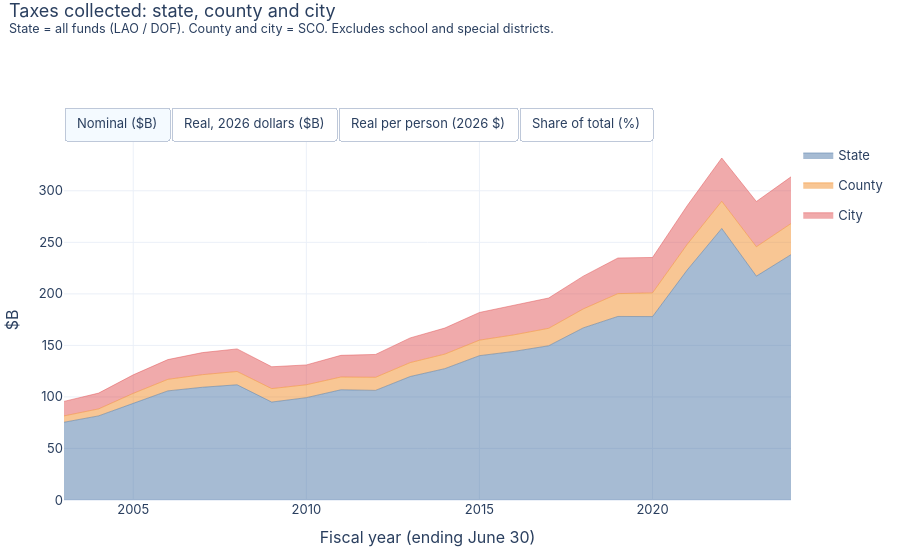

Notebook code cell kept with this figure:
### Markdown cell above
# Total Taxes per Person
State taxes plus city and county taxes, per Californian. This counts taxes California governments *collect*, not what households pay (federal taxes and school-district levies are excluded, and some state tax is paid by businesses and visitors).

### Code cell
import pandas as pd
import plotly.graph_objects as go
import plotly.io as pio
from ca_taxes.io import PROCESSED
from ca_taxes.deflate import add_views, base_fy, LAST_ACTUAL_FY
from ca_taxes.style import stacked_area_toggle, base_layout, PALETTE, SOURCE_NOTE
pio.renderers.default = "plotly_mimetype"
SCO_NOTE = "State = all funds (LAO / DOF). County and city = SCO. Excludes school and special districts."
st = pd.read_csv(PROCESSED / "state_revenue.csv")
lt = pd.read_csv(PROCESSED / "local_taxes.csv")
a = st[st.group == "Tax"].groupby("fy").amount_k.sum().rename("State")
b = lt[lt.govt == "City"].groupby("fy").amount_k.sum().rename("City")
c = lt[lt.govt == "County"].groupby("fy").amount_k.sum().rename("County")
d = pd.concat([a, b, c], axis=1).dropna().reset_index().melt("fy", var_name="level", value_name="amount_k")
d = add_views(d)
d = d[d.fy <= 2024]
stacked_area_toggle(d, "level", "Taxes collected: state, county and city", SCO_NOTE, order=["State", "County", "City"]).show()

### Figure 1 — Plotly figure (JSON) as saved in the notebook; plotly's stock layout.template omitted (floating-point values rounded to 4 significant figures)
{"data": [{"hovertemplate": "%{y:,.1f}", "legendgroup": "State", "line": {"color": "#4e79a7", "width": 0.5}, "mode": "lines", "name": "State", "showlegend": true, "stackgroup": "one", "type": "scatter", "visible": true, "x": [2003, 2004, 2005, 2006, 2007, 2008, 2009, 2010, 2011, 2012, 2013, 2014, 2015, 2016, 2017, 2018, 2019, 2020, 2021, 2022, 2023, 2024], "y": [75.42, 81.61, 93.76, 105.9, 109.4, 111.8, 95.02, 99.28, 106.9, 106.4, 119.8, 127.4, 140.0, 144.2, 149.7, 167.0, 178.1, 178.0, 223.1, 263.4, 217.2, 238.0]}, {"hovertemplate": "%{y:,.1f}", "legendgroup": "County", "line": {"color": "#f28e2b", "width": 0.5}, "mode": "lines", "name": "County", "showlegend": true, "stackgroup": "one", "type": "scatter", "visible": true, "x": [2003, 2004, 2005, 2006, 2007, 2008, 2009, 2010, 2011, 2012, 2013, 2014, 2015, 2016, 2017, 2018, 2019, 2020, 2021, 2022, 2023, 2024], "y": [6.151, 6.751, 9.668, 11.22, 12.2, 12.89, 13.06, 12.51, 12.4, 12.71, 13.52, 14.13, 15.06, 16.05, 16.92, 18.38, 22.15, 23.0, 24.87, 26.36, 28.47, 30.17]}, {"hovertemplate": "%{y:,.1f}", "legendgroup": "City", "line": {"color": "#e15759", "width": 0.5}, "mode": "lines", "name": "City", "showlegend": true, "stackgroup": "one", "type": "scatter", "visible": true, "x": [2003, 2004, 2005, 2006, 2007, 2008, 2009, 2010, 2011, 2012, 2013, 2014, 2015, 2016, 2017, 2018, 2019, 2020, 2021, 2022, 2023, 2024], "y": [14.11, 15.33, 17.97, 19.14, 21.43, 21.91, 21.2, 19.24, 21.02, 22.15, 23.92, 25.29, 26.87, 28.68, 29.41, 31.8, 34.54, 34.34, 37.52, 42.01, 43.92, 45.32]}, {"hovertemplate": "%{y:,.1f}", "legendgroup": "State", "line": {"color": "#4e79a7", "width": 0.5}, "mode": "lines", "name": "State", "showlegend": false, "stackgroup": "one", "type": "scatter", "visible": false, "x": [2003, 2004, 2005, 2006, 2007, 2008, 2009, 2010, 2011, 2012, 2013, 2014, 2015, 2016, 2017, 2018, 2019, 2020, 2021, 2022, 2023, 2024], "y": [135.7, 143.7, 160.3, 174.3, 175.6, 173.0, 145.0, 150.1, 158.5, 153.1, 169.6, 177.7, 193.8, 198.3, 202.1, 220.5, 230.4, 226.6, 277.7, 306.1, 237.5, 251.9]}, {"hovertemplate": "%{y:,.1f}", "legendgroup": "County", "line": {"color": "#f28e2b", "width": 0.5}, "mode": "lines", "name": "County", "showlegend": false, "stackgroup": "one", "type": "scatter", "visible": false, "x": [2003, 2004, 2005, 2006, 2007, 2008, 2009, 2010, 2011, 2012, 2013, 2014, 2015, 2016, 2017, 2018, 2019, 2020, 2021, 2022, 2023, 2024], "y": [11.07, 11.88, 16.52, 18.47, 19.58, 19.95, 19.93, 18.91, 18.37, 18.29, 19.15, 19.7, 20.85, 22.07, 22.85, 24.28, 28.65, 29.29, 30.97, 30.62, 31.13, 31.93]}, {"hovertemplate": "%{y:,.1f}", "legendgroup": "City", "line": {"color": "#e15759", "width": 0.5}, "mode": "lines", "name": "City", "showlegend": false, "stackgroup": "one", "type": "scatter", "visible": false, "x": [2003, 2004, 2005, 2006, 2007, 2008, 2009, 2010, 2011, 2012, 2013, 2014, 2015, 2016, 2017, 2018, 2019, 2020, 2021, 2022, 2023, 2024], "y": [25.4, 26.99, 30.72, 31.52, 34.4, 33.91, 32.36, 29.08, 31.16, 31.89, 33.88, 35.26, 37.2, 39.45, 39.7, 41.99, 44.69, 43.74, 46.72, 48.8, 48.02, 47.96]}, {"hovertemplate": "%{y:,.0f}", "legendgroup": "State", "line": {"color": "#4e79a7", "width": 0.5}, "mode": "lines", "name": "State", "showlegend": false, "stackgroup": "one", "type": "scatter", "visible": false, "x": [2003, 2004, 2005, 2006, 2007, 2008, 2009, 2010, 2011, 2012, 2013, 2014, 2015, 2016, 2017, 2018, 2019, 2020, 2021, 2022, 2023, 2024], "y": [3870.0, 4057.0, 4489.0, 4853.0, 4859.0, 4749.0, 3943.0, 4041.0, 4229.0, 4052.0, 4452.0, 4624.0, 5003.0, 5081.0, 5149.0, 5598.0, 5842.0, 5740.0, 7060.0, 7820.0, 6066.0, 6415.0]}, {"hovertemplate": "%{y:,.0f}", "legendgroup": "County", "line": {"color": "#f28e2b", "width": 0.5}, "mode": "lines", "name": "County", "showlegend": false, "stackgroup": "one", "type": "scatter", "visible": false, "x": [2003, 2004, 2005, 2006, 2007, 2008, 2009, 2010, 2011, 2012, 2013, 2014, 2015, 2016, 2017, 2018, 2019, 2020, 2021, 2022, 2023, 2024], "y": [315.6, 335.6, 462.8, 514.3, 542.0, 547.6, 541.9, 509.1, 490.2, 484.1, 502.6, 512.7, 538.0, 565.4, 582.3, 616.3, 726.6, 741.9, 787.1, 782.3, 795.1, 813.1]}, {"hovertemplate": "%{y:,.0f}", "legendgroup": "City", "line": {"color": "#e15759", "width": 0.5}, "mode": "lines", "name": "City", "showlegend": false, "stackgroup": "one", "type": "scatter", "visible": false, "x": [2003, 2004, 2005, 2006, 2007, 2008, 2009, 2010, 2011, 2012, 2013, 2014, 2015, 2016, 2017, 2018, 2019, 2020, 2021, 2022, 2023, 2024], "y": [724.3, 762.1, 860.4, 877.3, 952.0, 930.9, 879.9, 783.0, 831.5, 844.0, 889.2, 917.7, 960.2, 1011.0, 1012.0, 1066.0, 1133.0, 1108.0, 1188.0, 1247.0, 1227.0, 1221.0]}, {"hovertemplate": "%{y:.1f}", "legendgroup": "State", "line": {"color": "#4e79a7", "width": 0.5}, "mode": "lines", "name": "State", "showlegend": false, "stackgroup": "one", "type": "scatter", "visible": false, "x": [2003, 2004, 2005, 2006, 2007, 2008, 2009, 2010, 2011, 2012, 2013, 2014, 2015, 2016, 2017, 2018, 2019, 2020, 2021, 2022, 2023, 2024], "y": [78.82, 78.71, 77.23, 77.72, 76.49, 76.26, 73.5, 75.77, 76.19, 75.31, 76.19, 76.37, 76.95, 76.32, 76.36, 76.89, 75.85, 75.63, 78.14, 79.4, 75.0, 75.92]}, {"hovertemplate": "%{y:.1f}", "legendgroup": "County", "line": {"color": "#f28e2b", "width": 0.5}, "mode": "lines", "name": "County", "showlegend": false, "stackgroup": "one", "type": "scatter", "visible": false, "x": [2003, 2004, 2005, 2006, 2007, 2008, 2009, 2010, 2011, 2012, 2013, 2014, 2015, 2016, 2017, 2018, 2019, 2020, 2021, 2022, 2023, 2024], "y": [6.428, 6.51, 7.963, 8.235, 8.53, 8.793, 10.1, 9.547, 8.831, 8.998, 8.6, 8.469, 8.276, 8.494, 8.636, 8.465, 9.434, 9.775, 8.713, 7.943, 9.83, 9.623]}, {"hovertemplate": "%{y:.1f}", "legendgroup": "City", "line": {"color": "#e15759", "width": 0.5}, "mode": "lines", "name": "City", "showlegend": false, "stackgroup": "one", "type": "scatter", "visible": false, "x": [2003, 2004, 2005, 2006, 2007, 2008, 2009, 2010, 2011, 2012, 2013, 2014, 2015, 2016, 2017, 2018, 2019, 2020, 2021, 2022, 2023, 2024], "y": [14.75, 14.78, 14.8, 14.05, 14.98, 14.95, 16.4, 14.68, 14.98, 15.69, 15.21, 15.16, 14.77, 15.18, 15.0, 14.64, 14.71, 14.6, 13.14, 12.66, 15.17, 14.45]}], "layout": {"font": {"family": "-apple-system, Segoe UI, sans-serif", "size": 13}, "height": 560, "hovermode": "x unified", "legend": {"orientation": "v", "x": 1.01}, "margin": {"b": 60, "l": 60, "r": 20, "t": 140}, "title": {"text": "Taxes collected: state, county and city<br><sup>State = all funds (LAO / DOF). County and city = SCO. Excludes school and special districts.</sup>", "x": 0.01, "y": 0.97, "yanchor": "top"}, "updatemenus": [{"buttons": [{"args": [{"visible": [true, true, true, false, false, false, false, false, false, false, false, false]}, {"yaxis.title.text": "$B"}], "label": "Nominal ($B)", "method": "update"}, {"args": [{"visible": [false, false, false, true, true, true, false, false, false, false, false, false]}, {"yaxis.title.text": "$B"}], "label": "Real, 2026 dollars ($B)", "method": "update"}, {"args": [{"visible": [false, false, false, false, false, false, true, true, true, false, false, false]}, {"yaxis.title.text": "$ per person"}], "label": "Real per person (2026 $)", "method": "update"}, {"args": [{"visible": [false, false, false, false, false, false, false, false, false, true, true, true]}, {"yaxis.title.text": "%"}], "label": "Share of total (%)", "method": "update"}], "direction": "right", "showactive": true, "type": "buttons", "x": 0, "xanchor": "left", "y": 1.0, "yanchor": "bottom"}], "xaxis": {"title": {"text": "Fiscal year (ending June 30)"}}, "yaxis": {"title": {"text": "$B"}}}}
